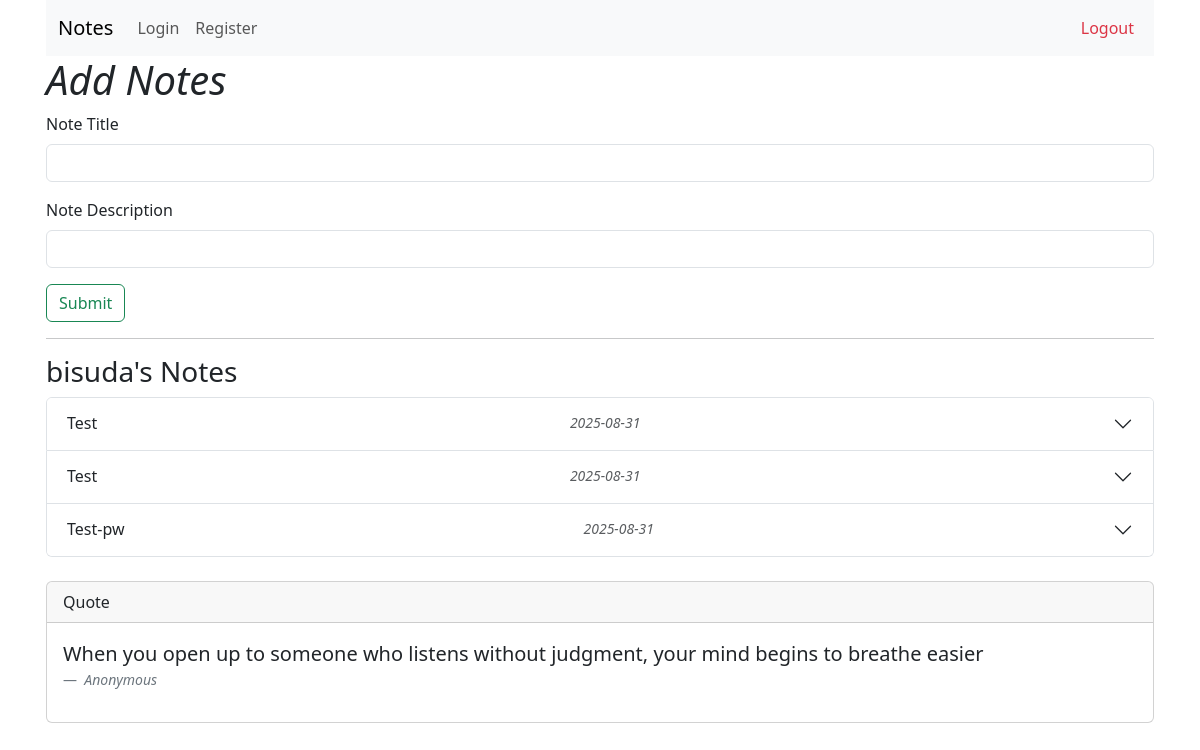
Page / (signed in) on the earlier database version.
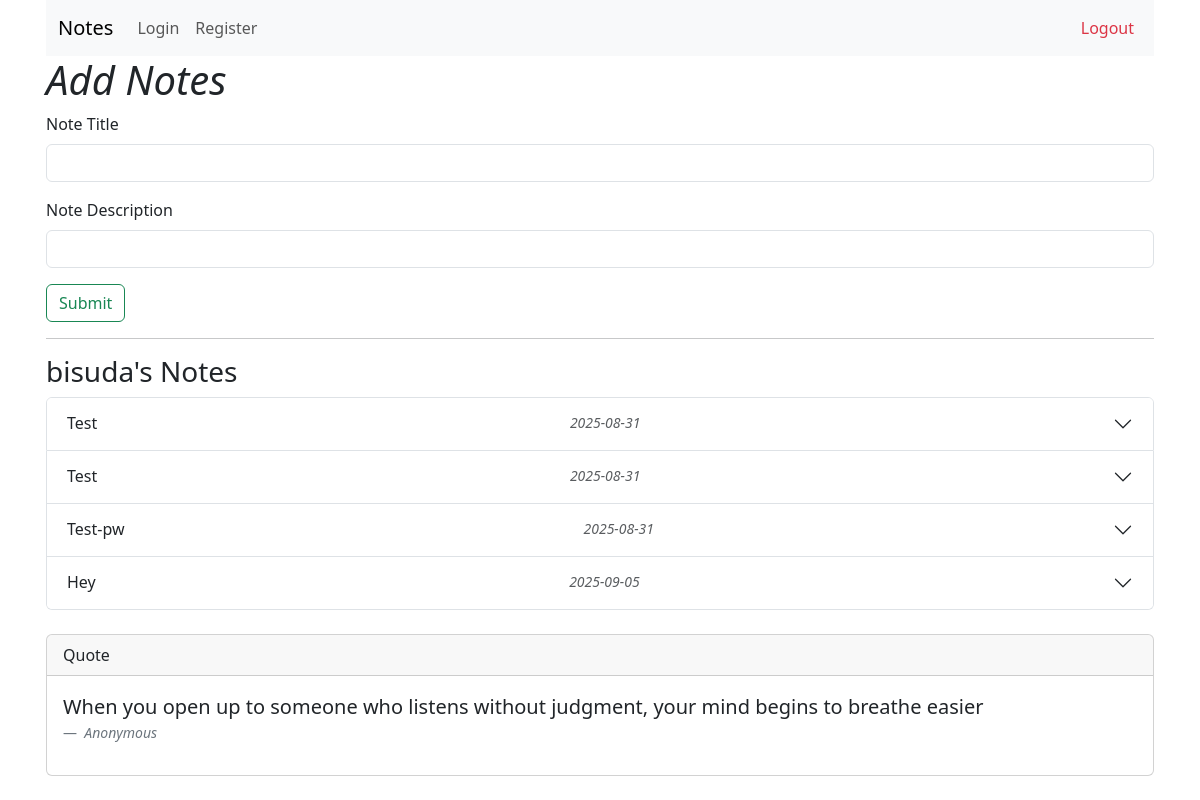
Same page on the later database version.
### harry.py (models this page shows)
class User(db.Model):
    id = db.Column(db.Integer,primary_key=True)
    username = db.Column(db.String(50),unique=True)
    mail = db.Column(db.String(50))
    password = db.Column(db.String(50))

class Note(db.Model):
    sno = db.Column(db.Integer,primary_key=True)
    id = db.Column(db.Integer,default=0)
    title = db.Column(db.String(50),nullable=False)
    desp = db.Column(db.String(200),nullable=False)
    date = db.Column(db.Date,default=date.today)

### harry.py (the view, shortened to what this page needs)
@app.route("/",methods=["POST","GET"])
def main():
    id = session.get("id",0)
    return render_template("harry.html",MyTodo=Note.query.filter_by(id=id).all(),user = User.query.get(id))

### templates/harry.html (shortened to what this page needs)
<!doctype html>
<html lang="en">
<head>
    <link href="https://cdn.jsdelivr.net/npm/bootstrap@5.3.7/dist/css/bootstrap.min.css" rel="stylesheet"
>
</head>
<header>
    <nav class="navbar navbar-expand-lg bg-body-tertiary">
        <div class="container-fluid">
            <a class="navbar-brand" href="/">Notes</a>
            <div class="collapse navbar-collapse" id="navbarSupportedContent">
                <ul class="navbar-nav me-auto mb-2 mb-lg-0">
                    <li class="nav-item">
                        <a class="nav-link" href="/login">Login</a>
                    </li>
                    <li class="nav-item">
                        <a class="nav-link" href="/register">Register</a>
                    </li>
                </ul>
                <ul class="navbar-nav ms-auto mb-2 mb-lg-0">
                    {% if user %}
                    <li class="nav-item">
                        <a class="nav-link text-danger" href="/logout">Logout</a>
                    </li>
                    {% else %}
                    <li class="nav-item">
                        <p class="nav-link text-dark"> <i>Register for Privacy</i></p>
                    </li>
                    {% endif %}
                </ul>
            </div>
        </div>
    </nav>
</header>
<body class="container px-3">
    <h1><i>Add Notes</i></h1>
    <form action="/" method="post">
        <div class="mb-3">
            <label for="title" class="form-label">Note Title</label>
            <input type="text" class="form-control" id="title" name="title" required>
        </div>
        <div class="mb-3">
            <label for="desp" class="form-label">Note Description</label>
            <input type="text" class="form-control" id="desp" name="desp" required>
        </div>
        <button type="submit" class="btn btn-outline-success">Submit</button>
    </form>
    <hr>
    <h3>{{ user.username if user else "ALL" }}'s Notes</h3>
    {% if MyTodo|length == 0 %}
    <div class="alert alert-secondary" role="alert">
        Free to pour your first thoughts/feeling/Notes.
    </div>
    {% else %}
    {% if user %}
    <div class="accordion" id="accordionExample">
        {% for todo in MyTodo %}
        <div class="accordion-item">
            <h2 class="accordion-header" id="heading{{todo.sno}}">
                <button class="accordion-button collapsed" type="button" data-bs-toggle="collapse"
                    data-bs-target="#collapse{{todo.sno}}" aria-expanded="false" aria-controls="collapse{{todo.sno}}">
                    <span>{{todo.title}}</span>
                    <span class="ms-auto text-muted small"><i>{{todo.date}}</i></span>
                </button>
            </h2>
        </div>
        {% endfor %}
    </div>
    {% endif %}
    {% endif %}
</body>
<br>
<footer>
    <div class="card">
        <div class="card-header">
            Quote
        </div>
        <div class="card-body">
            <figure>
                <blockquote class="blockquote">
                    <p>When you open up to someone who listens without judgment, your mind begins to breathe easier</p>
                </blockquote>
                <figcaption class="blockquote-footer">
                     <cite title="Source Title">Anonymous</cite>
                </figcaption>
            </figure>
        </div>
    </div>
</footer>
</html>

Differences in the rows shown:
added Note: title "Hey", date "2025-09-05"
